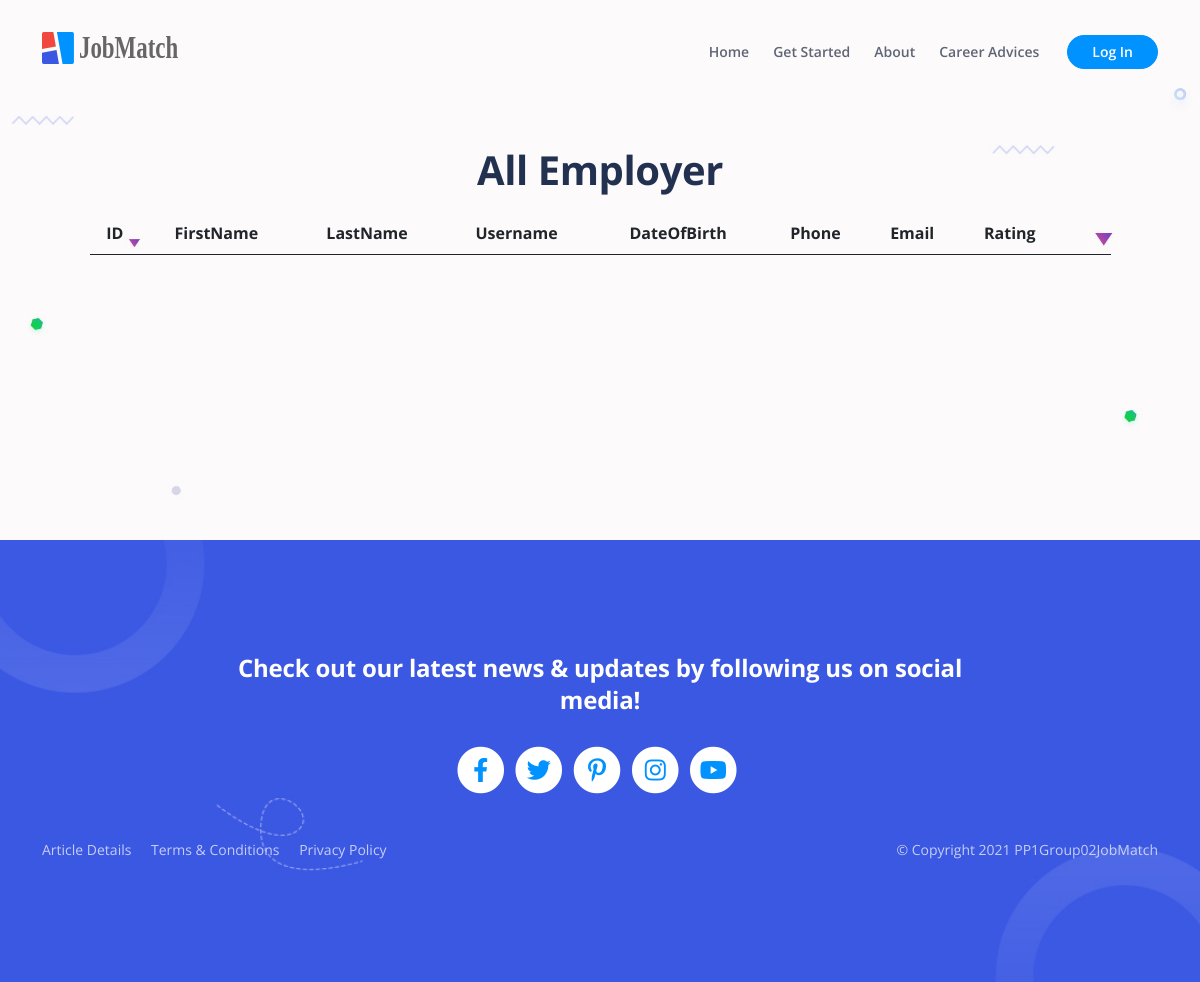
Before: /view/employer_list.php with the older database file.
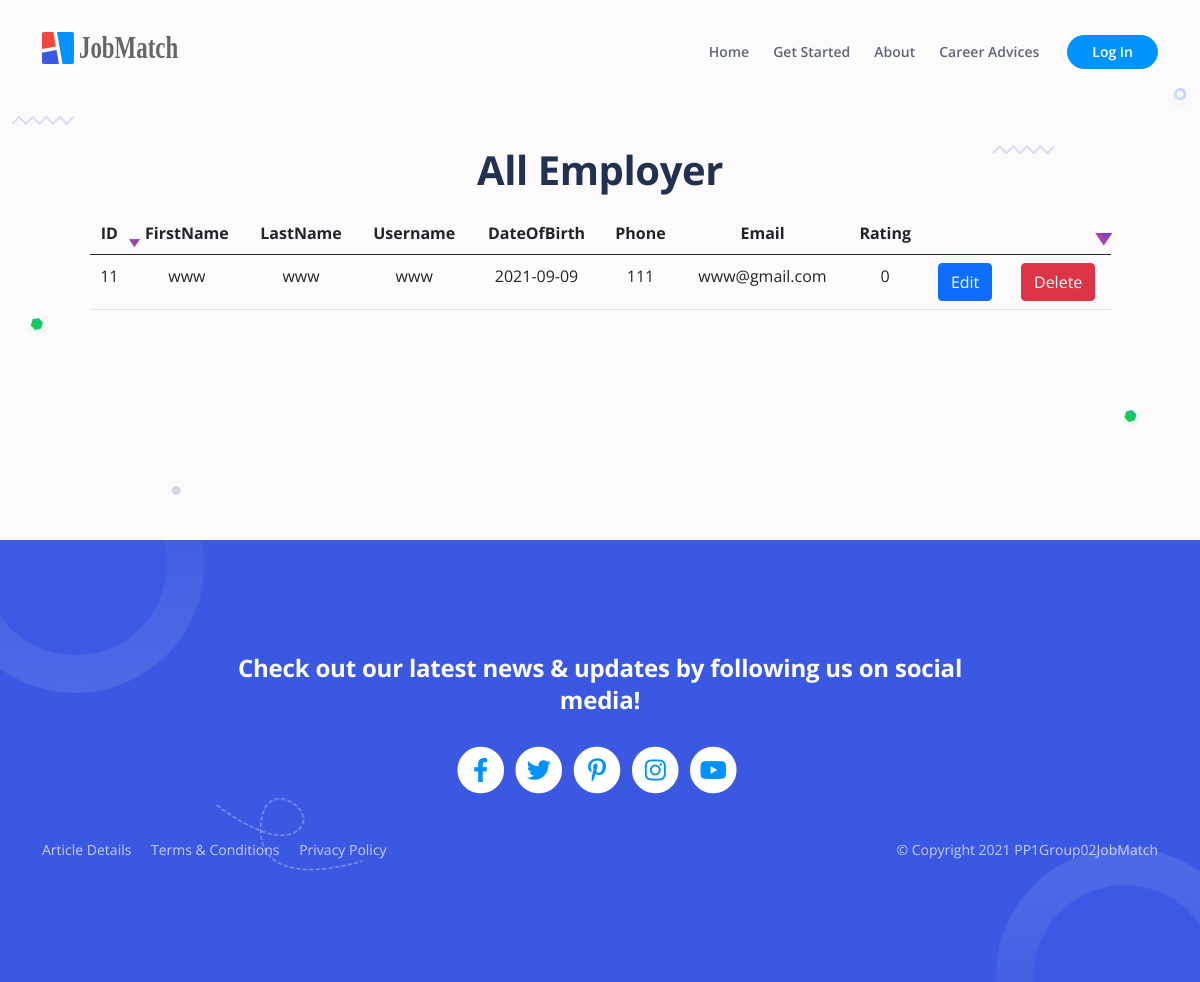
After: the same page with the newer database file.
### tables this page shows
CREATE TABLE `employer` (
  `id` int(11) NOT NULL,
  `firstName` text NOT NULL,
  `lastName` text NOT NULL,
  `username` text NOT NULL,
  `password` text NOT NULL,
  `dateOfBirth` date NOT NULL,
  `phone` int(11) NOT NULL,
  `email` text NOT NULL,
  `position` text NOT NULL,
  `rating` int(11) DEFAULT NULL,
  `image` mediumblob DEFAULT NULL
);

### view/employer_list.php (the view, shortened to what this page needs)
<!DOCTYPE html>
<html lang="en">
<head>
    <?php
        require_once("component/header.php");
    ?>
</head>
<body data-bs-spy="scroll" data-bs-target="#navbarExample" class="text-center">
    <?php
        require_once("component/navbar.php");
    ?>
    <header id="ex-header" class="ex-header">
        <div class="container">
            <div class="row justify-content-md-center">
                <div class="col-xl-11 mb-2">
                    <h1>All Employer</h1>
                </div>
                <div class="col-xl-11 mb-5" style="min-height: 200px;">
                    <?php
                    require_once '../model/db_connection.php';
                    $query = "SELECT * FROM employer ORDER BY id";
                    $result = $db->query($query);
                    $numResults = $result->num_rows;
                    ?>
                    <table class="table">
                        <thead>
                            <tr>
                                <th scope="col">ID</th>
                                <th scope="col">FirstName</th>
                                <th scope="col">LastName</th>
                                <th scope="col">Username</th>
                                <th scope="col">DateOfBirth</th>
                                <th scope="col">Phone</th>
                                <th scope="col">Email</th>
                                <th scope="col">Rating</th>
                                <th scope="col"></th>
                                <th scope="col"></th>
                            </tr>
                        </thead>
                        <tbody>
                            <?php
                            for ($i = 0; $i < $numResults; $i++) {
                                $row = $result->fetch_assoc();
                                $id = $row['id'];
                                $firstName = $row['firstName'];
                                $lastName = $row['lastName'];
                                $username = $row['username'];
                                $dob = $row['dateOfBirth'];
                                $phone = $row['phone'];
                                $email = $row['email'];
                                $rate = $row['rating'];
                                echo "<tr>";
                                echo "<td scope=\"row\">$id</td>";
                                echo "<td scope=\"row\">$firstName</td>";
                                echo "<td scope=\"row\">$lastName</td>";
                                echo "<td scope=\"row\">$username</td>";
                                echo "<td scope=\"row\">$dob</td>";
                                echo "<td scope=\"row\">$phone</td>";
                                echo "<td scope=\"row\">$email</td>";
                                echo "<td scope=\"row\">$rate</td>";
                                createEditButton("id", $id, "Edit", "edit_emp.php");
                                createDeleteButton("username", $username, "Delete");
                                echo "</tr>";
                            }
                            function createEditButton($hiddenName, $hiddenValue, $buttonText, $actionPage){
                                echo "<td>";
                                echo "<form action=$actionPage method=\"GET\">";
                                echo "<button type=\"submit\" class=\"btn btn-primary\">$buttonText</button>";
                                echo "</form>";
                                echo "</td>";
                            }
                            function createDeleteButton($hiddenName, $username, $buttonText){
                                echo "<td>";
                                echo "<form method=\"POST\">";
                                echo "<button name=\"delete\" type=\"submit\" class=\"btn btn-danger\" onclick=\"return confirm('Are you sure you want to delete $username ?')\" >$buttonText</button>";
                                echo "</form>";
                                echo "</td>";
                            }
                            ?>
                        </tbody>
                    </table>
                </div>
            </div>
        </div>
    </header>
    <?php
        require_once("component/footer.php");
    ?>
</body>
</html>

Changed rows visible on the page:
added employer: id "11", firstName "www", lastName "www", username "www", dateOfBirth "2021-09-09", phone "111", email "www@gmail.com", rating "0"
